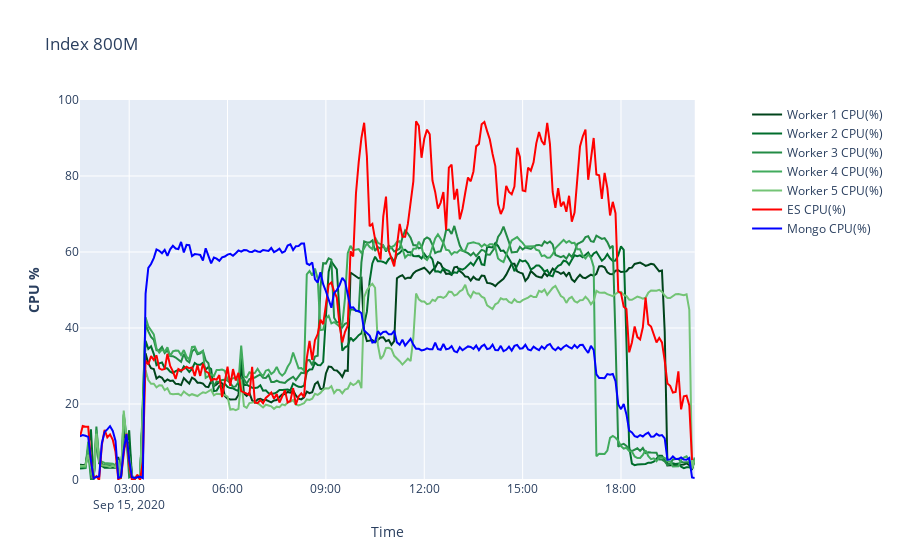

The notebook cell this image was saved under:
### Markdown cell above
### Monitoring Bulk Reindex from DataDog

 - Live DataDog NoteBook : https://app.datadoghq.com/notebook/275266/index-us-west
 - [Archived NoteBook](monitoring/US-WEST-INDEX-CSV/Index%20US-WEST%20_%20Datadog%20(2020-09-15%204_15_48%20PM).html)
 
Basically what we see is:

 - during the scroll time, MongoDB is the limiting factor
     - the `index` computation is not able to fetch data from MongoDB fast enough and as a result
         - the bulk indexing is not lagging
         - nuxeo CPU is low
         - ES throughput and CPU is low
 - when the scroll is over, it releases some MongoDB resources
     - the `index` computation start getting faster
         - the bulk indexing starts getting some lag
         - Nuxeo CPU is higher because worker are busing generating the JSON indexing requests
         - ES CPU is much higher because the bulkIndex computation created more pressure
     - ES CPU and IO becomes the bottleneck
 
 During the first phase, we may be able to spread the MongoDB READ workload by allowing to read data from Secondary
 
     ?readPreference=nearest
 
### Custom Charts

### Code cell
import pandas as pd
import numpy as np
import plotly.express as px
import plotly.graph_objects as go
from plotly.subplots import make_subplots

cpu = pd.read_csv("monitoring/US-WEST-INDEX-CSV/extract-2020-09-15T20_16_07.751Z-avg_system.cpu.idle{staging_bench-11} by {hostname}.csv")
escpu = pd.read_csv("monitoring/US-WEST-INDEX-CSV/extract-2020-09-15T20_22_27.921Z-max_aws.es.cpuutilization.maximum{staging_bench-11}.csv")
mongocpu = pd.read_csv("monitoring/US-WEST-INDEX-CSV/extract-2020-09-15T20_16_32.818Z-max_mongodb.atlas.system.cpu.norm.user{projectname_nxbench-bench11,replicasetname_atlas-880fxr-shard-0}.csv")

cpuLines=cpu.group.str.contains("worker")
workersCpu=cpu[cpuLines]
workersCpu['cpu'] = workersCpu.apply(lambda row: 100-row.value, axis = 1) 


colors = px.colors.sequential.Greens.copy()
workers = workersCpu.group.unique()

#fig = px.line(df_long, x='Date', y='value', color='variable')
#workerCpu['color'] = workerCpu.apply(lambda row: plasma[np.where(workers == row.group)[0][0]], axis = 1) 
#workerCpu

fig = make_subplots(specs=[[{"secondary_y": True}]])


# Add Worker CPUs
i=0
for worker in workers:   
    if (worker.find("10-3-10-10")<0):
        i+=1
        workerCpu = workersCpu[workersCpu["group"]==worker]
        fig.add_trace(
            go.Scatter(x = workerCpu['time'], y = workerCpu['cpu'],name='Worker '+ str(i) + ' CPU(%)', line_color=colors.pop()),
            secondary_y=False,
        )

fig.add_trace(
    go.Scatter(x = escpu['time'], y = escpu['value'],name='ES CPU(%)', line_color='red'),
    secondary_y=False,
)

fig.add_trace(
    go.Scatter(x = mongocpu['time'], y = mongocpu['value'],name='Mongo CPU(%)', line_color='blue'),
    secondary_y=False,
)

# Add figure title
fig.update_layout(
    title_text="Index 800M"
)

# Set x-axis title
fig.update_xaxes(title_text="Time")

# Set y-axes titles
fig.update_yaxes(title_text="<b>CPU %</b>", secondary_y=False, range=[0,100])
#fig.update_yaxes(title_text="<b>Throughtput</b> doc/s", secondary_y=True)

fig.show()

### Figure 1 — Plotly figure (JSON) as saved in the notebook; plotly's stock layout.template omitted (floating-point values rounded to 4 significant figures; data arrays with more than 128 entries replaced by an {"elided": "..."} marker saying what was removed)
{"data": [{"line": {"color": "rgb(0,68,27)"}, "name": "Worker 1 CPU(%)", "type": "scatter", "x": {"elided": "226 str values"}, "xaxis": "x", "y": {"elided": "226 float values"}, "yaxis": "y"}, {"line": {"color": "rgb(0,109,44)"}, "name": "Worker 2 CPU(%)", "type": "scatter", "x": {"elided": "226 str values"}, "xaxis": "x", "y": {"elided": "226 float values"}, "yaxis": "y"}, {"line": {"color": "rgb(35,139,69)"}, "name": "Worker 3 CPU(%)", "type": "scatter", "x": {"elided": "226 str values"}, "xaxis": "x", "y": {"elided": "226 float values"}, "yaxis": "y"}, {"line": {"color": "rgb(65,171,93)"}, "name": "Worker 4 CPU(%)", "type": "scatter", "x": {"elided": "226 str values"}, "xaxis": "x", "y": {"elided": "226 float values"}, "yaxis": "y"}, {"line": {"color": "rgb(116,196,118)"}, "name": "Worker 5 CPU(%)", "type": "scatter", "x": {"elided": "226 str values"}, "xaxis": "x", "y": {"elided": "226 float values"}, "yaxis": "y"}, {"line": {"color": "red"}, "name": "ES CPU(%)", "type": "scatter", "x": {"elided": "225 str values"}, "xaxis": "x", "y": {"elided": "225 float values"}, "yaxis": "y"}, {"line": {"color": "blue"}, "name": "Mongo CPU(%)", "type": "scatter", "x": {"elided": "226 str values"}, "xaxis": "x", "y": {"elided": "226 float values"}, "yaxis": "y"}], "layout": {"autosize": true, "title": {"text": "Index 800M"}, "xaxis": {"anchor": "y", "autorange": true, "domain": [0, 0.94], "range": ["2020-09-15 01:30", "2020-09-15 20:15"], "title": {"text": "Time"}, "type": "date"}, "yaxis": {"anchor": "x", "domain": [0, 1], "range": [0, 100], "title": {"text": "<b>CPU %</b>"}, "type": "linear"}, "yaxis2": {"anchor": "x", "overlaying": "y", "side": "right"}}}
